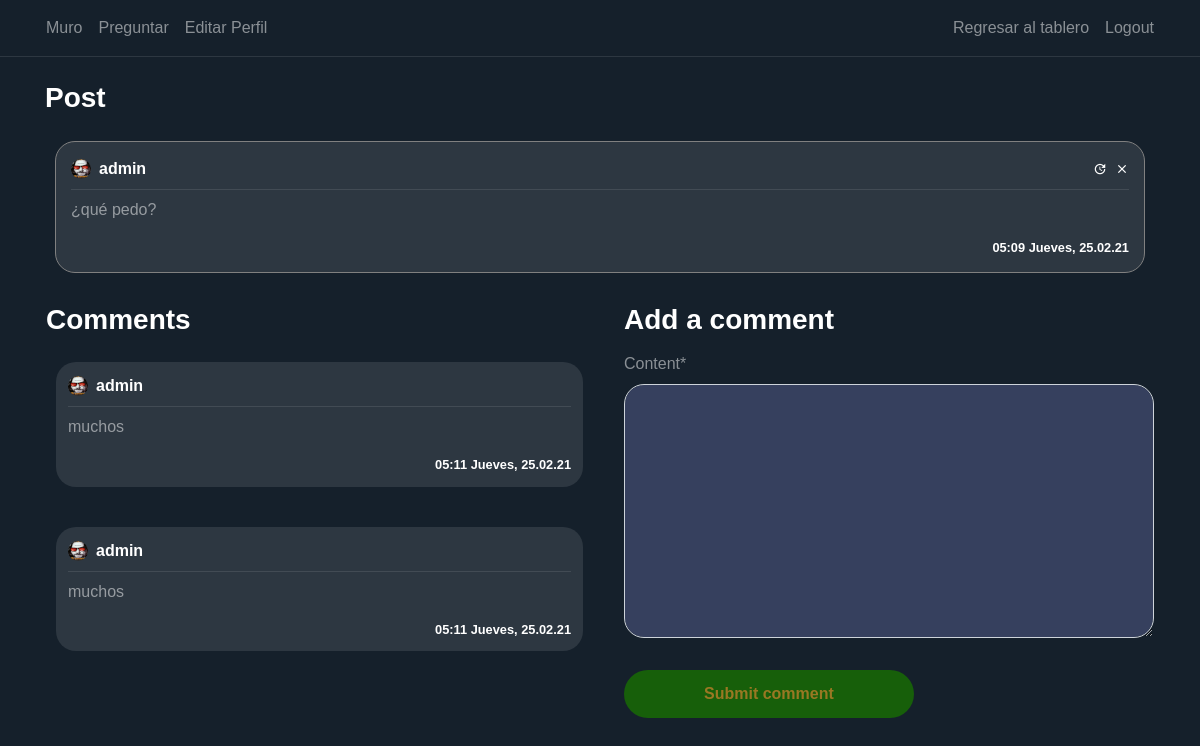
Page /campus/post/13/ (signed in) on the committed database.
### campus/models.py (models this page shows, shortened)
class Post(models.Model):
    content = models.TextField(max_length=1000)
    date_posted = models.DateTimeField(default=timezone.now)
    author = models.ForeignKey(MyUser, on_delete=models.CASCADE)
    likes= models.IntegerField(default=0)
    dislikes= models.IntegerField(default=0)

class Comment(models.Model):
    content = models.TextField(max_length=150)
    date_posted = models.DateTimeField(default=timezone.now)
    author = models.ForeignKey(MyUser, on_delete=models.CASCADE)
    post_connected = models.ForeignKey(Post, on_delete=models.CASCADE)

### usuario/models.py (models this page shows, shortened)
class MyUser(AbstractUser):
    first_name = models.CharField("Nombre", max_length=150, blank=True)
    last_name = models.CharField("Apellidos", max_length=150, blank=True)
    pais = CountryField("País de origen", null=True, blank=True)
    telefono = PhoneNumberField("Número telefónico", null=True, blank=True)
    is_admin = models.BooleanField(default=False)
    is_staff = models.BooleanField(default=False)
    is_active = models.BooleanField(default=False)
    def __str__(self, *args, **kwargs):
        return self.username

### perfil/models.py (models this page shows, shortened)
class Perfil (models.Model):
    user = models.OneToOneField(MyUser,on_delete=models.CASCADE)
    edad = models.DateField("Fecha de nacimiento", null=True, blank=True)
    ciudad = models.CharField("Ciudad de origen", max_length=150,null=True, blank=True)
    foto_perfil = models.ImageField("Foto de perfil", upload_to='avatar/', default="inversorinteligente.png")
    bio = RichTextField("Descripción", null=True, blank=True)
    facebook = models.CharField("Link de tu Facebook",max_length=3000,  null=True, blank=True)
    twitter = models.CharField("Link de tu Twitter", max_length=3000, null=True, blank=True)
    tiktok = models.CharField("Link de tu Tiktok", max_length=3000, null=True, blank=True)
    instagram = models.CharField("Link de tu Instagram", max_length=3000, null=True, blank=True)
    pinterest = models.CharField("Link de tu Pinterest",max_length=3000, null=True, blank=True)

### campus/views.py (the view)
# urls.py: path('post/<int:pk>/', PostDetailView.as_view(), name='post-detail'),
class PostDetailView(DetailView):
    model = Post
    template_name = 'blog/post_detail.html'
    context_object_name = 'post'
    def get_context_data(self, **kwargs):
        data = super().get_context_data(**kwargs)
        comments_connected = Comment.objects.filter(post_connected=self.get_object()).order_by('-date_posted')
        data['comments'] = comments_connected
        data['form'] = NewCommentForm(instance=self.request.user)
        return data
    def post(self, request, *args, **kwargs):
        new_comment = Comment(content=request.POST.get('content'),
                              author=self.request.user,
                              post_connected=self.get_object())
        new_comment.save()
        return self.get(self, request, *args, **kwargs)

### campus/forms.py
class NewCommentForm(forms.ModelForm):
    class Meta:
        model = Comment
        fields = ['content']

### notifs/views.py (called while the page is built)
def CountNotifications(request):
	count_notifications = 0
	if request.user.is_authenticated:
		count_notifications = Notifs.objects.filter(user=request.user, is_seen=False).count()
	return {'count_notifications':count_notifications}

### campus/templates/blog/post_detail.html (shortened to what this page needs)
{% extends "blog/base.html" %}
{% load crispy_forms_tags %}
{% block content %}
<div class="container">
    <h3 class="white-important mb-3">
        Post
    </h3>
   <article class="media content-section">
        <div style="width: 100%; word-break: break-all;" class="hovered-tweet-comment">
            <div class="pb-2 row m-0 " style="width: 100%; margin-right: 0 !important;">
               <div
                       style="padding-left: 0px !important;"
                       class="col-8 no-padding d-flex align-items-center">
                   <img
                       class="rounded-circle mr-2"
                       style="width: 20px; height: 20px;"
                       src="{{ post.author.perfil.foto_perfil.url }}">
                   <a class="mr-2 white-important" href="{% url 'user-posts' post.author %}">
                       {{ post.author }}
                   </a>
               </div>
               <div class="col-4 d-flex flex-row-reverse no-padding align-items-center"
                    style="padding-right: 0 !important;">
                   {% if post.author == user %}
                        <a class="material-icons ml-2"
                           style="font-size: 14px"
                                href="{% url 'post-delete' post.id %}">clear</a>
                        <a class="material-icons ml-2"
                           style="font-size: 14px"
                                href="{% url 'post-update' post.id %}">update</a>
                    {%  endif %}
               </div>
           </div>
            <div
                    class="mb-2 "
                    style="width: 100%; height: 1px; background-color: rgba(255, 255, 255, 0.1)"></div>
            <a style="color: rgba(255, 255, 255, 0.5) !important;">
                <p>
                    {{ post.content }}
                </p>
                <small
                    class="white-important d-flex full-width flex-row-reverse">
                    {{ post.date_posted | date:"H:i l, d.m.y" }}
                </small>
            </a>
        </div>
   </article>
    <div class="row pl-3">
        <div class="col-12 col-md-6 pl-0">
         <h3 class="white-important mb-3">
             Comments
         </h3>
        {% for comment in comments %}
            <article class="media content-section">
                <div style="width: 100%; word-break: break-all;" class="hovered-tweet-comment-in">
                <div class="pb-2 row m-0" style="width: 100%; margin-right: 0 !important;">
                   <div
                           style="padding-left: 0px !important;"
                           class="col-8 no-padding d-flex align-items-center">
                       <img
                           class="rounded-circle mr-2"
                           style="width: 20px; height: 20px;"
                           src="{{ comment.author.perfil.foto_perfil.url }}">
                       <a class="mr-2 white-important" href="{% url 'user-posts' comment.author.username %}">
                           {{ comment.author }}
                       </a>
                   </div>
               </div>
                <div
                        class="mb-2"
                        style="width: 100%; height: 1px; background-color: rgba(255, 255, 255, 0.1)"></div>
                <a style="color: rgba(255, 255, 255, 0.5) !important;">
                    <p>
                        {{ comment.content }}
                    </p>
                    <small
                        class="white-important d-flex full-width flex-row-reverse">
                        {{ comment.date_posted | date:"H:i l, d.m.y" }}
                    </small>
                </a>
            </div>
            </article>
        {% endfor %}
        </div>
        {% if user is not None %}
            <div class="col-12 col-md-6 pl-0 pl-md-3 pr-3">
                <h3 class="white-important mb-3">
                    Add a comment
                </h3>
                <form method="POST">
                    <fieldset class="form-group">
                        {{ form | crispy }}
                    </fieldset>
                    <div class="form-group">
                        <button class="btn btn-outline-primary" type="submit">Submit comment</button>
                    </div>
                </form>
            </div>
        {% endif %}
    </div>
  </div>
{% endblock content %}

### static/blog/main.css (style rules this page uses)
:root { --muted-color: rgba(255, 255, 255, 0.5); }
body { background: #15202b; color: var(--muted-color); margin-top: 5rem; }
h1, h2, h3, h4, h5, h6 { color: var(--muted-color); }
.content-section { padding: 10px 10px; margin-bottom: 20px; }
.no-padding { padding: 0 !important; }
a { color: white; text-underline: none; text-decoration: none !important; }
article { border-radius: 4px; }
.white-important { color: white; font-weight: bold; }
.full-width { width: 100% }
.btn-outline-primary { border-color: #997823; color: #997823 !important; padding: 12px 80px 12px 80px; font-weight: bold; background-color: #175f0a; border:0; border-radius: 25px; }
.form-control { background-color: #36405e !important; color: var(--muted-color) !important; box-shadow: 0 0 0 0 !important; border-radius: 20px !important; }
.hovered-tweet-comment { background-color: #2d3741 !important; padding:15px; border-radius: 20px; border:1px solid grey; }
.hovered-tweet-comment-in { background-color: #2d3741 !important; padding:12px; border-radius: 20px; }

### static/blog/style.css (style rules this page uses)
body { font-family: Arial, Helvetica, sans-serif; height: 100vh; margin: 0; padding: 0; }

### rows in the picture
Post: author.perfil.foto_perfil (picture), author "admin", content "¿qué pedo?", date_posted "05:09 Jueves, 25.02.21"
Comment: author.perfil.foto_perfil (picture), author "admin", content "muchos", date_posted "05:11 Jueves, 25.02.21"
Comment: author.perfil.foto_perfil (picture), author "admin", content "muchos", date_posted "05:11 Jueves, 25.02.21"
